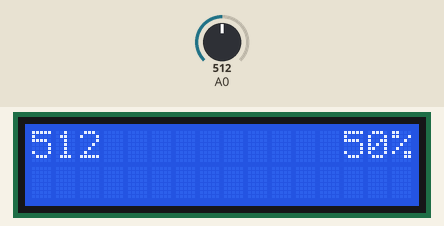
Simulated run of this sketch. Board: Arduino Uno, built with avr-gcc and run on an emulated ATmega328P. Parts: 16×2 character LCD. Inputs (shaded band) come from the test bench; at power-on: A0 = 512.

Above: at 1.2 s.
1.3 s: A0 set to 11
At 2.5 s:
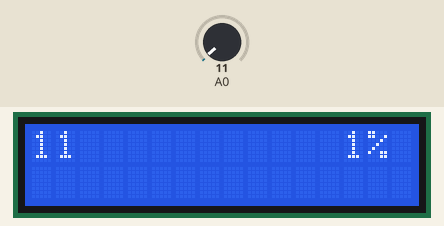
2.8 s: A0 set to 8
At 4.0 s:
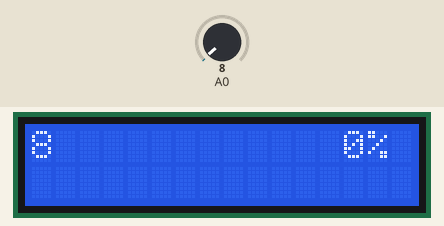
4.3 s: A0 set to 0
Timing chart, 0 to 7.3 s (numbered marks = the images above; inputs shaded):
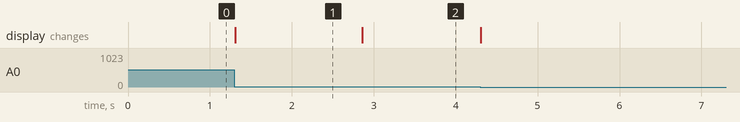

The sketch:

display_potentiometer.ino
```cpp
#include <LiquidCrystal.h>

LiquidCrystal lcd(12, 11, 5, 4, 3, 2);

void setup()
{
  // Initialize display
  lcd.begin(16,2);
}

void loop()
{
  // Read value from potentiometer
  int readValue = analogRead(A0);
  // Adjust value range
  int adjustedValue = map(readValue,0,1023,0,100);
  // Clear display
  lcd.clear();
  // Move cursor
  lcd.setCursor(0,0);
  // Print potentiometer value
  lcd.print(readValue);
  lcd.setCursor(13,0);
  lcd.print(adjustedValue);
  lcd.print("%");
  // Wait
  delay(100);
}
```

Measured:
- after the input at 1.3 s, the display: changes at once (image 1)
- after the input at 2.8 s, the display: changes after 0.06 s (image 2)
